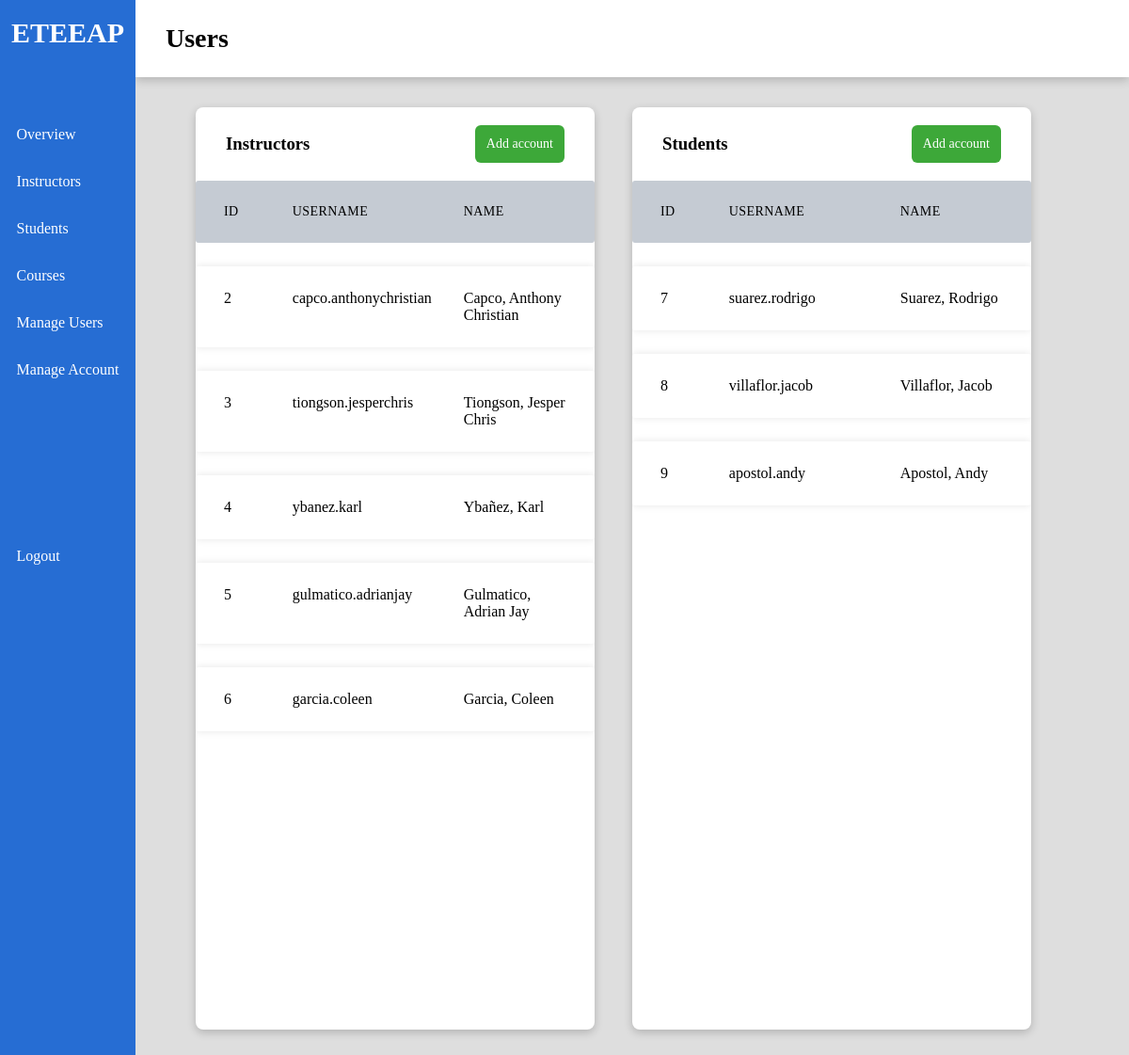
/index/users (signed in), run on the app's committed database.
### models.py (models this page shows)
class User(db.Model):
    __tablename__ = "users"
    id = db.Column("id", db.Integer, primary_key=True)
    username = db.Column("username", db.String(64), unique=True, nullable=False)
    f_name = db.Column("f_name", db.String(64))
    m_name = db.Column("m_name", db.String(64))
    l_name = db.Column("l_name", db.String(64))
    password = db.Column("password", db.String(64), nullable=False)
    user_type = db.Column(db.Enum('admin', 'instructor', 'student'), nullable=False)

### views.py (the view)
@views.route('/users')
def users():
    if g.user != 'admin':
        return redirect(url_for('.unauthorized'))
    views = user_views[g.user]
    instructors = db.get_users('instructor')
    students = db.get_users('student')
    return render_template('users.html', page="Users", instructors=instructors, students=students, views=views)

### db_functions.py (called while the page is built)
def get_users(user_type):
    return [u.__dict__ for u in User.query.filter_by(user_type=user_type).all()]

### views.py (called while the page is built)
@views.before_request
def verify_permissions():
    g.user = None
    if 'user' in session:
        g.user = session['user']
    else:
        return redirect('/login')

### templates/users.html (shortened to what this page needs)
{% extends "index.html" %}
{% block content %}
<div class="main-row">
    <div class="card side color-white">
        <div class="inline">
            <h3>Instructors</h3>
            <button class="btn-add" onclick="addUser('instructor')">Add account</button><br>
        </div>
        {% if instructors is defined and instructors|length > 0 %}
        <ul class="stylized-table">
            <li class="table-header">
                <div class="col col-2">ID</div>
                <div class="col col-5">USERNAME</div>
                <div class="col col-3">NAME</div>
            </li>
            {% for instructor in instructors %}
            <li class="table-row">
                <div class="col col-2" data-label="ID">{{ instructor.id }}</div>
                <div class="col col-5" data-label="USERNAME">{{ instructor.username }}</div>
                <div class="col col-3" data-label="NAME">{{ instructor.l_name }}, {{ instructor.f_name }}</div>
            </li>
            {% endfor %}
        </ul>
        {% else %}
        <p>No instructor accounts have been created.</p>
        {% endif %}
    </div>
    <br><br><br>
    <div class="card side color-white">
        <div class="inline">
            <h3>Students</h3>
            <button class="btn-add" onclick="addUser('student')">Add account</button><br>
        </div>
        {% if students is defined and students|length > 0 %}
        <ul class="stylized-table">
            <li class="table-header">
                <div class="col col-2">ID</div>
                <div class="col col-5">USERNAME</div>
                <div class="col col-3">NAME</div>
            </li>
            {% for student in students %}
            <li class="table-row">
                <div class="col col-2" data-label="ID">{{ student.id }}</div>
                <div class="col col-5" data-label="USERNAME">{{ student.username }}</div>
                <div class="col col-3" data-label="NAME">{{ student.l_name|title }}, {{ student.f_name }}</div>
            </li>
            {% endfor %}
        </ul>
        {% else %}
        <p>No student accounts have been created.</p>
        {% endif %}
    </div>
</div class="main-row">
{% endblock %}

### templates/index.html (shortened to what this page needs)
<!DOCTYPE html>
<html lang="en">
    <head>
        <link rel="stylesheet" href= "{{ url_for('static',filename='styles/index.css') }}">
    </head>
    <body>
        <div class="view">
            <div class="sidebar">
                <div class="logo">
                    <img src=""><br>
                    <h4>ETEEAP</h4><br>
                </div>
                <ul>
                    {% for view in views %}
                    <li><div class=icon></div><a class="side-links" href="{{ url_for(view.link) }}">{{ view.name }}</a></li>
                    {% endfor %}
                    <li id="logout"><div class=icon></div><a href="/logout">Logout</a></li>
                </ul><br>
            </div>
            <div class="page-content">
                <div class="nav"><h4>{{ page }}</h4></div>
                <div class="main-content">
                    {% block content %}
                    {% endblock %}
                </div>
            </div>
        </div>
    </body>
</html>

### static/styles/index.css (style rules this page uses)
* { margin: 0; padding: 0; font-family: quicksand; }
body { background-color: #dedede; }
a { margin: 0; padding: 0; text-decoration: none; color: white; }
button { color: white; font-size: 14px; padding: 12px; border: none; border-radius: 6px; }
.btn-add { background-color: #3da839; }
.view { height: 100vh; width: 100vw; margin: 0; padding: 0; display: flex; }
.page-content { position: fixed; right: 0; height: 100%; width: 88vw; overflow: auto; }
.inline { display: flex; flex-direction: row; align-items: center; }

### data on the page
User: id "2", username "capco.anthonychristian", l_name "Capco", f_name "Anthony Christian"
User: id "3", username "tiongson.jesperchris", l_name "Tiongson", f_name "Jesper Chris"
User: id "4", username "ybanez.karl", l_name "Ybañez", f_name "Karl"
User: id "5", username "gulmatico.adrianjay", l_name "Gulmatico", f_name "Adrian Jay"
User: id "6", username "garcia.coleen", l_name "Garcia", f_name "Coleen"
User: id "7", username "suarez.rodrigo", l_name "Suarez", f_name "Rodrigo"
User: id "8", username "villaflor.jacob", l_name "Villaflor", f_name "Jacob"
User: id "9", username "apostol.andy", l_name "Apostol", f_name "Andy"

### other printed values
{{ view.name }} "Overview" "Instructors" "Students" "Courses" "Manage Users" "Manage Account"
{{ page }} "Users"
